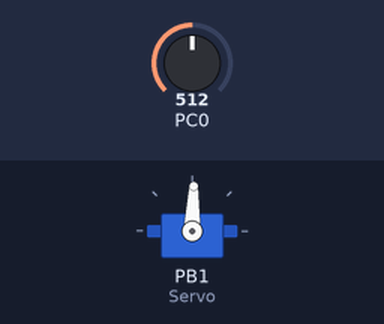
A program run on a simulated ATmega328P, built with avr-gcc and emulated at 16 MHz. On the bench: servo. The test bench sets the inputs (shaded band); at power-on: PC0 = 512. Servo pulses on a pin are drawn as a servo (544–2400 µs = 0–180°).

Above: at 1.2 s.
1.3 s: PC0 set to 716
At 1.8 s:
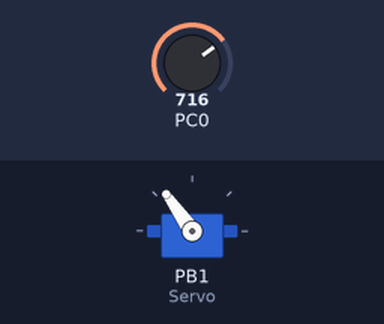
2.8 s: PC0 set to 900
At 4.0 s:
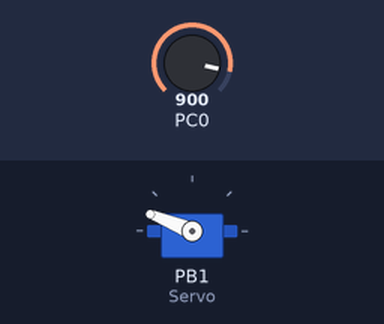
4.3 s: PC0 set to 1023
At 5.2 s:
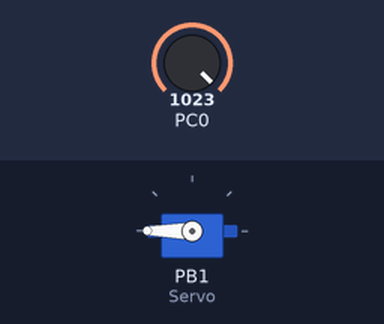
5.8 s: PC0 set to 306
At 6.4 s:
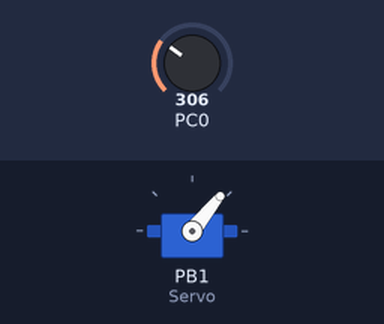
7.3 s: PC0 set to 122
At 8.5 s:
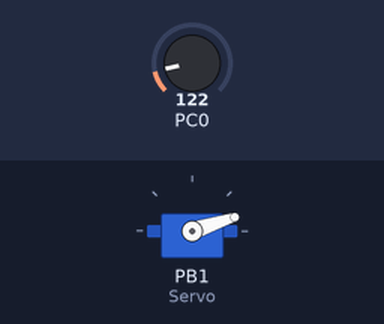
8.8 s: PC0 set to 511
At 9.9 s:
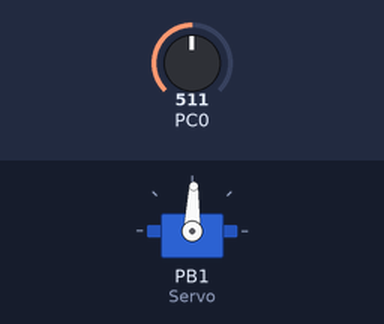
Timing chart, 0 to 11.3 s (numbered marks = the images above; inputs shaded):
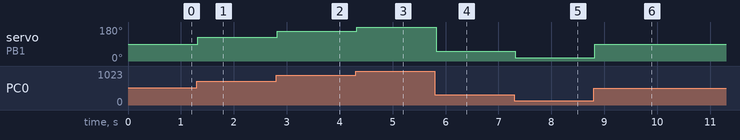

The program:

main.c
```c
/*
 * Control_Servo_Motor_Using_Potentiometer.c
 *
 * Created: 10-05-2026 7.37.05 PM
 * Author : HP
 */

#define F_CPU 16000000UL

#include <avr/io.h>
#include <util/delay.h>

void ADC_init(void)
{
	ADMUX |= (1 << REFS0);													// Reference = AVCC (5V), input = ADC0
	ADCSRA |= (1 << ADEN)| (1 << ADPS0) | (1 << ADPS1) | (1 << ADPS2);		// Enable ADC, Prescaler = 128
}

// ADC Reading
uint16_t ADC_Read(uint8_t channel)
{
	channel &= 0x07;														// Limit to 0-7
	ADMUX = (ADMUX & 0xF8) | channel;										// Select channel
	ADCSRA |= (1 << ADSC);													// Start conversion
	while(ADCSRA & (1 << ADSC));											// Wait for conversion complete
	return (ADCL | (ADCH << 8));											// Combine Result
}

// Timer1 (16-bit)
void Timer1_Config(void)
{
	DDRB |=(1 << DDB1);														// Output for Servo motor

	TCCR1B |= (1 << WGM13) | (1 << WGM12) | (1 << CS11);					// Prescalar 8
	TCCR1A |= (1 << COM1A1) | (1 << WGM11);									// Fast PWM Mode
	ICR1 = 39999;
}

int main(void)
{
	uint16_t adc_value;
	uint16_t servo_position;

	ADC_init();
	Timer1_Config();

    /* Replace with your application code */
    while (1)
    {
		adc_value = ADC_Read(0);											// Read from analog channel 0

		servo_position = 1000 + ((adc_value * 3800UL) / 1023);				// ADC (0-1023) to Servo pulse (1000-4800)

		OCR1A = servo_position;
    }
}
```

Measured:
- after the input at 1.3 s, servo on PB1 (Servo): 88° → 125° at once
- after the input at 2.8 s, servo on PB1 (Servo): 125° → 158° at once
- after the input at 4.3 s, servo on PB1 (Servo): 158° → 180° at once
- after the input at 5.8 s, servo on PB1 (Servo): 180° → 51° at once
- after the input at 7.3 s, servo on PB1 (Servo): 51° → 18° at once
- after the input at 8.8 s, servo on PB1 (Servo): 18° → 88° at once
